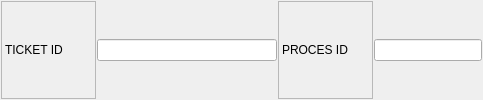
             <widget class="QFrame" name="frame_21">
              <property name="frameShape">
               <enum>QFrame::NoFrame</enum>
              </property>
              <property name="frameShadow">
               <enum>QFrame::Raised</enum>
              </property>
              <layout class="QHBoxLayout" name="horizontalLayout_28">
               <property name="spacing">
                <number>1</number>
               </property>
               <property name="leftMargin">
                <number>1</number>
               </property>
               <property name="topMargin">
                <number>1</number>
               </property>
               <property name="rightMargin">
                <number>1</number>
               </property>
               <property name="bottomMargin">
                <number>1</number>
               </property>
               <item>
                <widget class="QLabel" name="label_27">
                 <property name="minimumSize">
                  <size>
                   <width>95</width>
                   <height>0</height>
                  </size>
                 </property>
                 <property name="frameShape">
                  <enum>QFrame::StyledPanel</enum>
                 </property>
                 <property name="text">
                  <string>TICKET ID</string>
                 </property>
                </widget>
               </item>
               <item>
                <widget class="QLineEdit" name="txtTicketId">
                 <property name="sizePolicy">
                  <sizepolicy hsizetype="Preferred" vsizetype="Fixed">
                   <horstretch>0</horstretch>
                   <verstretch>0</verstretch>
                  </sizepolicy>
                 </property>
                 <property name="minimumSize">
                  <size>
                   <width>180</width>
                   <height>0</height>
                  </size>
                 </property>
                 <property name="maximumSize">
                  <size>
                   <width>180</width>
                   <height>16777215</height>
                  </size>
                 </property>
                 <property name="font">
                  <font>
                   <weight>50</weight>
                   <bold>false</bold>
                  </font>
                 </property>
                </widget>
               </item>
               <item>
                <widget class="QLabel" name="label_28">
                 <property name="minimumSize">
                  <size>
                   <width>95</width>
                   <height>0</height>
                  </size>
                 </property>
                 <property name="frameShape">
                  <enum>QFrame::StyledPanel</enum>
                 </property>
                 <property name="text">
                  <string>PROCES ID</string>
                 </property>
                </widget>
               </item>
               <item>
                <widget class="QLineEdit" name="txtProcesId">
                 <property name="font">
                  <font>
                   <weight>50</weight>
                   <bold>false</bold>
                  </font>
                 </property>
                </widget>
               </item>
              </layout>
             </widget>
